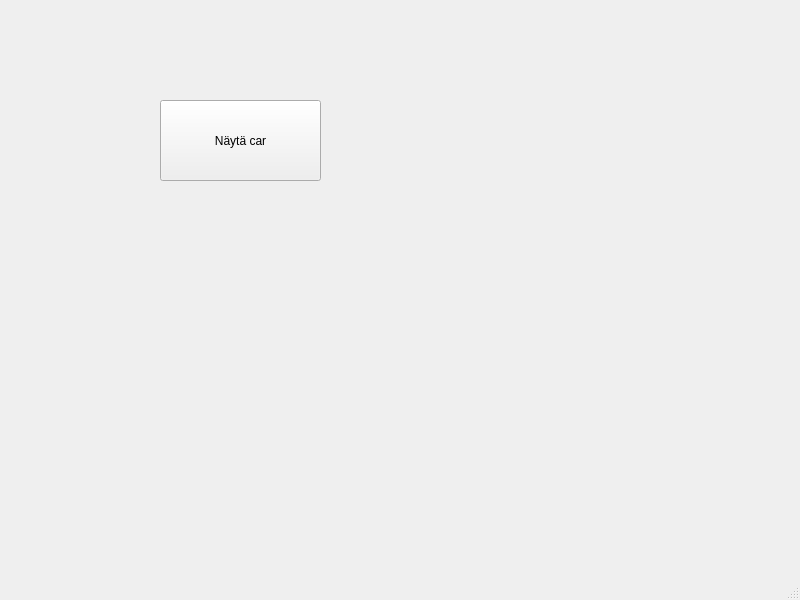
<?xml version="1.0" encoding="UTF-8"?>
<ui version="4.0">
 <class>MainWindow</class>
 <widget class="QMainWindow" name="MainWindow">
  <property name="geometry">
   <rect>
    <x>0</x>
    <y>0</y>
    <width>800</width>
    <height>600</height>
   </rect>
  </property>
  <property name="windowTitle">
   <string>MainWindow</string>
  </property>
  <widget class="QWidget" name="centralwidget">
   <widget class="QPushButton" name="btnShow">
    <property name="geometry">
     <rect>
      <x>160</x>
      <y>100</y>
      <width>161</width>
      <height>81</height>
     </rect>
    </property>
    <property name="text">
     <string>Näytä car</string>
    </property>
   </widget>
   <widget class="QLabel" name="TxtCar">
    <property name="geometry">
     <rect>
      <x>160</x>
      <y>190</y>
      <width>161</width>
      <height>121</height>
     </rect>
    </property>
    <property name="text">
     <string/>
    </property>
   </widget>
  </widget>
  <widget class="QMenuBar" name="menubar">
   <property name="geometry">
    <rect>
     <x>0</x>
     <y>0</y>
     <width>800</width>
     <height>21</height>
    </rect>
   </property>
  </widget>
  <widget class="QStatusBar" name="statusbar"/>
 </widget>
 <resources/>
 <connections/>
</ui>
